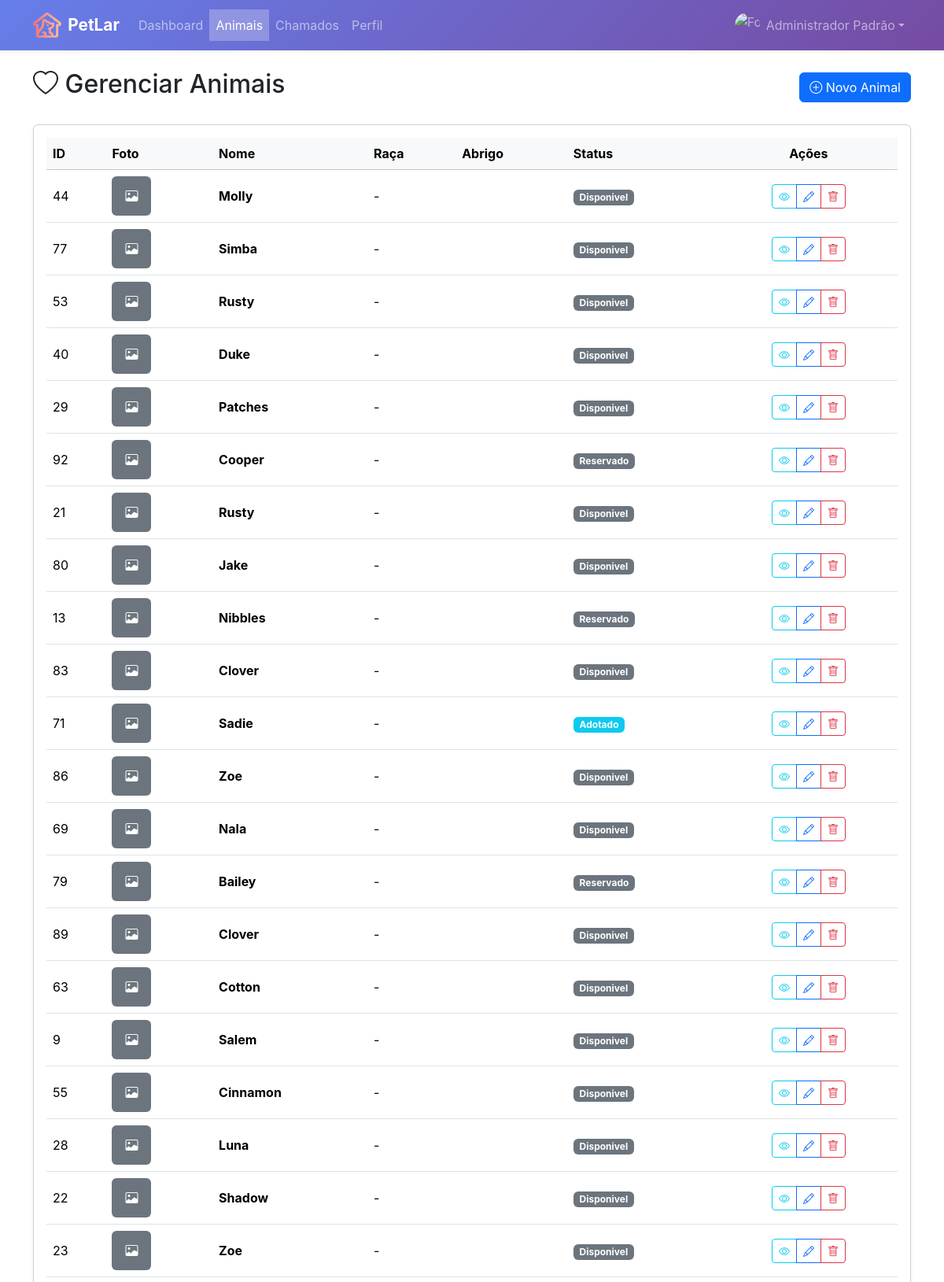
Page /admin/animais/listar (signed in, upper part) on the committed database.
### tables this page shows
CREATE TABLE animal (
    id INTEGER PRIMARY KEY AUTOINCREMENT,
    id_raca INTEGER NOT NULL,
    id_abrigo INTEGER NOT NULL,
    nome TEXT NOT NULL,
    sexo TEXT NOT NULL,
    data_nascimento TEXT,
    data_entrada TEXT NOT NULL,
    observacoes TEXT,
    status TEXT DEFAULT 'Disponível',
    foto TEXT,
    id_adotante_reserva INTEGER,
    data_reserva TIMESTAMP,
    data_cadastro TIMESTAMP DEFAULT CURRENT_TIMESTAMP,
    data_atualizacao TIMESTAMP DEFAULT CURRENT_TIMESTAMP,
    FOREIGN KEY (id_raca) REFERENCES raca(id),
    FOREIGN KEY (id_abrigo) REFERENCES abrigo(id_abrigo),
    FOREIGN KEY (id_adotante_reserva) REFERENCES usuario(id)
);

### routes/admin_animais_routes.py (the view)
@router.get("/listar")
@requer_autenticacao([Perfil.ADMIN.value])
async def listar(request: Request, usuario_logado: Optional[dict] = None):
    animais = animal_repo.obter_todos()
    return templates.TemplateResponse(
        "admin/animais/lista.html",
        {"request": request, "animais": animais}
    )

### templates/admin/animais/lista.html (shortened to what this page needs)
{% extends "base_privada.html" %}
{% block content %}
<div class="row">
    <div class="col-12">
        <div class="d-flex justify-content-between align-items-center mb-4">
            <h2><i class="bi bi-heart"></i> Gerenciar Animais</h2>
            <a href="/admin/animais/cadastrar" class="btn btn-primary">
                <i class="bi bi-plus-circle"></i> Novo Animal
            </a>
        </div>
        <div class="card shadow-sm">
            <div class="card-body">
                {% if animais %}
                <div class="table-responsive">
                    <table class="table table-hover align-middle">
                        <thead class="table-light">
                            <tr>
                                <th scope="col">ID</th>
                                <th scope="col">Foto</th>
                                <th scope="col">Nome</th>
                                <th scope="col">Raça</th>
                                <th scope="col">Abrigo</th>
                                <th scope="col">Status</th>
                                <th scope="col" class="text-center">Ações</th>
                            </tr>
                        </thead>
                        <tbody>
                            {% for animal in animais %}
                            <tr>
                                <td>{{ animal.id }}</td>
                                <td>
                                    {% if animal.foto %}
                                    <img src="{{ animal.foto }}" alt="{{ animal.nome }}"
                                        class="rounded" style="width: 50px; height: 50px; object-fit: cover;">
                                    {% else %}
                                    <div class="bg-secondary rounded d-flex align-items-center justify-content-center"
                                        style="width: 50px; height: 50px;">
                                        <i class="bi bi-image text-white"></i>
                                    </div>
                                    {% endif %}
                                </td>
                                <td><strong>{{ animal.nome }}</strong></td>
                                <td>
                                    {{ animal.raça.nome if animal.raça else '-' }}
                                    <br>
                                </td>
                                <td>{{ animal.abrigo.responsável if animal.abrigo else '-' }}</td>
                                <td>
                                    {% set status_map = {
                                        'Disponível': 'success',
                                        'Em Processo': 'warning',
                                        'Adotado': 'info',
                                        'Indisponível': 'secondary'
                                    } %}
                                    <span class="badge bg-{{ status_map.get(animal.status, 'secondary') }}">
                                        {{ animal.status }}
                                    </span>
                                </td>
                                <td class="text-center">
                                    <div class="btn-group btn-group-sm" role="group">
                                        <a href="/admin/animais/visualizar/{{ animal.id }}"
                                            class="btn btn-outline-info"
                                            title="Visualizar">
                                            <i class="bi bi-eye"></i>
                                        </a>
                                        <a href="/admin/animais/editar/{{ animal.id }}"
                                            class="btn btn-outline-primary"
                                            title="Editar">
                                            <i class="bi bi-pencil"></i>
                                        </a>
                                        <button type="button" class="btn btn-outline-danger"
                                            title="Excluir"
                                            onclick="excluirAnimal({{ animal.id }}, '{{ animal.nome|replace("'", "\\'") }}')">
                                            <i class="bi bi-trash"></i>
                                        </button>
                                    </div>
                                </td>
                            </tr>
                            {% endfor %}
                        </tbody>
                    </table>
                </div>
                {% else %}
                <div class="alert alert-info text-center mb-0">
                    <i class="bi bi-info-circle"></i> Nenhum animal cadastrado.
                </div>
                {% endif %}
            </div>
        </div>
    </div>
</div>
{% endblock %}

### static/css/custom.css (style rules this page uses)
:root { --petlar-primary: #6366f1; --petlar-primary-dark: #4f46e5; --petlar-secondary: #ec4899; --petlar-accent: #f97316; --petlar-success: #10b981; --petlar-warning: #f59e0b; --petlar-danger: #ef4444; --petlar-info: #06b6d4; --gradient-primary: linear-gradient(135deg, #667eea 0%, #764ba2 100%); --gradient-warm: linear-gradient(135deg, #f093fb 0%, #f5576c 100%); --gradient-sunset: linear-gradient(135deg, #fa709a 0%, #fee140 100%); --gradient-ocean: linear-gradient(135deg, #4facfe 0%, #00f2fe 100%); --gradient-forest: linear-gradient(135deg, #11998e 0%, #38ef7d 100%); --gradient-hero: linear-gradient(135deg, #667eea 0%, #764ba2 50%, #f093fb 100%); --shadow-sm: 0 1px 2px 0 rgb(0 0 0 / 0.05); --shadow-md: 0 4px 6px -1px rgb(0 0 0 / 0.1), 0 2px 4px -2px rgb(0 0 0 / 0.1); --shadow-lg: 0 10px 15px -3px rgb(0 0 0 / 0.1), 0 4px 6px -4px rgb(0 0 0 / 0.1); --shadow-xl: 0 20px 25px -5px rgb(0 0 0 / 0.1), 0 8px 10px -6px rgb(0 0 0 / 0.1); --shadow-2xl: 0 25px 50px -12px rgb(0 0 0 / 0.25); --shadow-colored: 0 10px 40px -10px rgba(102, 126, 234, 0.5); --radius-sm: 0.375rem; --radius-md: 0.5rem; --radius-lg: 0.75rem; --radius-xl: 1rem; --radius-2xl: 1.5rem; --radius-full: 9999px; --transition-fast: 150ms cubic-bezier(0.4, 0, 0.2, 1); --transition-normal: 300ms cubic-bezier(0.4, 0, 0.2, 1); --transition-slow: 500ms cubic-bezier(0.4, 0, 0.2, 1); --primary-color: #0d6efd; --secondary-color: #6c757d; --success-color: #198754; --danger-color: #dc3545; --warning-color: #ffc107; --info-color: #0dcaf0; --light-color: #f8f9fa; --dark-color: #212529; }
body { font-family: 'Inter', -apple-system, BlinkMacSystemFont, 'Segoe UI', Roboto, sans-serif; -webkit-font-smoothing: antialiased; -moz-osx-font-smoothing: grayscale; }
html { scroll-behavior: smooth; }

### rows in the picture
animal: id "44", nome "Molly", raça "-", status "Disponivel"
animal: id "77", nome "Simba", raça "-", status "Disponivel"
animal: id "53", nome "Rusty", raça "-", status "Disponivel"
animal: id "40", nome "Duke", raça "-", status "Disponivel"
animal: id "29", nome "Patches", raça "-", status "Disponivel"
animal: id "92", nome "Cooper", raça "-", status "Reservado"
animal: id "21", nome "Rusty", raça "-", status "Disponivel"
animal: id "80", nome "Jake", raça "-", status "Disponivel"
animal: id "13", nome "Nibbles", raça "-", status "Reservado"
animal: id "83", nome "Clover", raça "-", status "Disponivel"
animal: id "71", nome "Sadie", raça "-", status "Adotado"
animal: id "86", nome "Zoe", raça "-", status "Disponivel"
animal: id "69", nome "Nala", raça "-", status "Disponivel"
animal: id "79", nome "Bailey", raça "-", status "Reservado"
animal: id "89", nome "Clover", raça "-", status "Disponivel"
animal: id "63", nome "Cotton", raça "-", status "Disponivel"
animal: id "9", nome "Salem", raça "-", status "Disponivel"
animal: id "55", nome "Cinnamon", raça "-", status "Disponivel"
animal: id "28", nome "Luna", raça "-", status "Disponivel"
animal: id "22", nome "Shadow", raça "-", status "Disponivel"
animal: id "23", nome "Zoe", raça "-", status "Disponivel"

### other values in the picture
{{ APP_NAME }} "PetLar"
{{ request.session.get('usuario_logado')['nome'] }} "Administrador Padrão"
